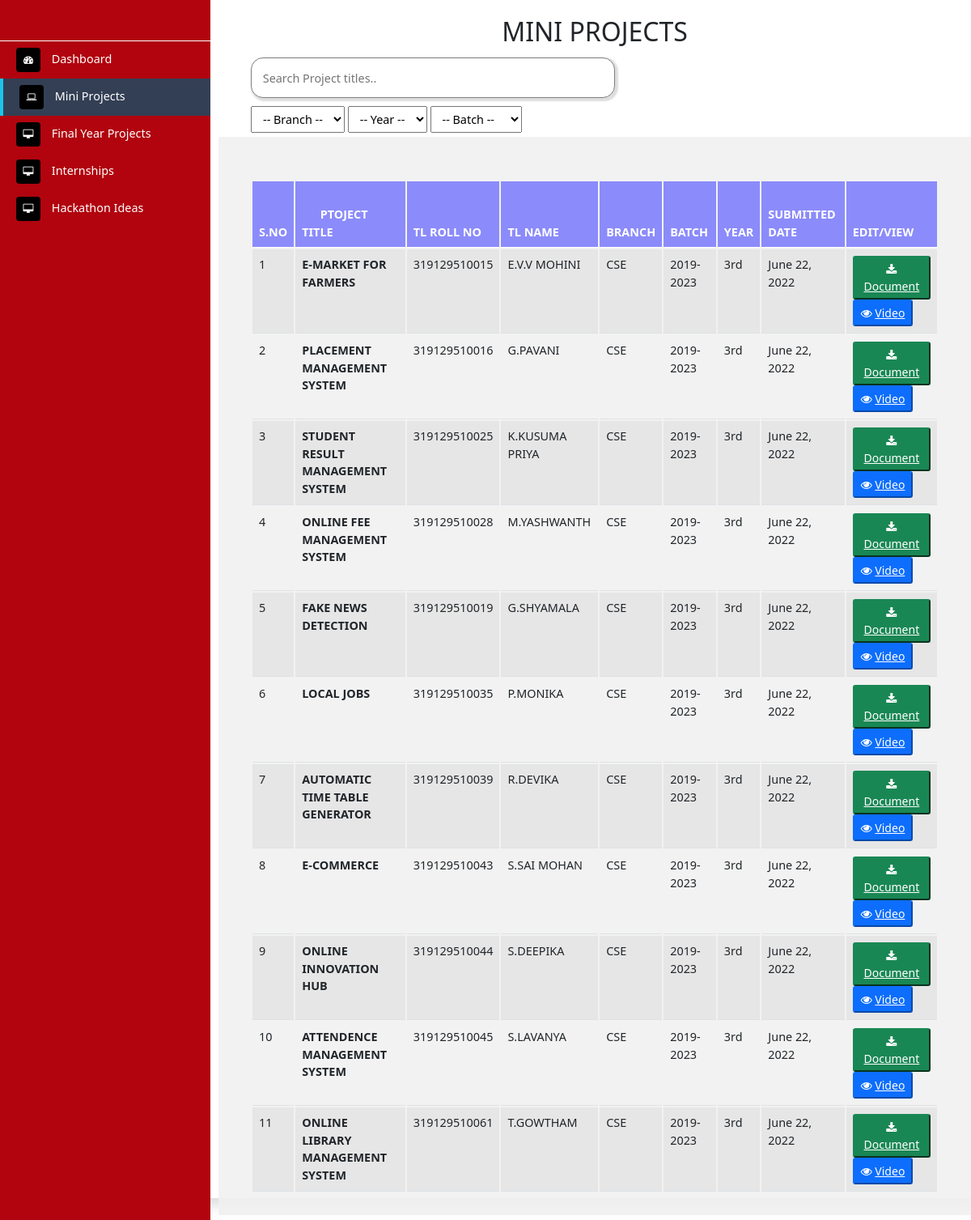
The app's page /projects/mini_projects with its own data.
### projects/models.py (models this page shows)
class Project(models.Model):
    roll_no = models.CharField(max_length=12)
    name = models.CharField(max_length=100)
    branch = models.CharField(choices=BRANCHES, max_length=20)
    batch = models.CharField(choices=BATCHES, max_length=20, null=True, blank=True)
    category = models.CharField(choices=CATEGORY, max_length=20)
    year = models.CharField(max_length=10)
    project_title = models.CharField(max_length=100)
    description = models.TextField(max_length=500)
    document = models.CharField(max_length=100)
    video = models.CharField(max_length=200,null=True)
    date_created = models.DateField(auto_now_add=True, null=True)

### projects/views.py (the view)
# urls.py: path('mini_projects', views.miniProjects, name='miniProjects'),
def miniProjects(request):
    projects = Project.objects.filter(category="MINI_PROJECT")
    context = {'projects': projects}
    return render(request, 'mini_projects.html', context)

### templates/mini_projects.html (shortened to what this page needs)
{% extends 'baseDashboard.html' %}
{% load static %}
{% block content %}
<h2 style="text-align:center;">MINI PROJECTS</h2>
<div class="search">
    <input type="text" id="myInput" onkeyup="myFunction()" placeholder=" Search Project titles.." title="Type in a name">
</div>
<div class="filter">
    <select name="branch" class='branch' id="branch" data-attribute="class">
        <option value="">-- Branch --</option>
    </select>
    <select name="year" class='year' id="year" data-attribute="class">
        <option value="">-- Year --</option>
    </select>
    <select name="Batch" class="Batch" id="Batch">
      <option value="">-- Batch --</option>
  </select>
</div>
<div class="cont2">
 <table class="table mt-5 table-striped" id="myTable">
   <thead class="text-white">
     <tr style="background-color: rgba(93, 93, 255, 0.692);">
      <th scope="col"><b>S.NO</b></th>
       <th scope="col"><b>&nbsp; &nbsp; &nbsp; &nbsp; &nbsp;&nbsp;&nbsp; &nbsp; &nbsp;&nbsp;&nbsp;&nbsp;&nbsp;&nbsp;PTOJECT TITLE</b></th>
       <th scope="col"><b>TL ROLL NO</b></th>
       <th scope="col"><b>TL NAME</b></th>
       <th scope="col"><b>BRANCH</b></th>
       <th scope="col"><b>BATCH</b></th>
       <th scope="col"><b>YEAR</b></th>
       <th scope="col"><b>SUBMITTED DATE </b></th>
       <th scope="col"><b>EDIT/VIEW</b></th>
     </tr>
   </thead>
   <tbody>
     {% for p in projects %}
     <tr>
      <td></td>
       <td scope="row"> <b> {{p.project_title}} </b> </td>
       <td>{{p.roll_no}}</td>
       <td>{{p.name}}</td>
       <td>{{p.branch}}</td>
       <td>{{p.batch}}</td>
       <td>{{p.year}}</td>
       <td>{{p.date_created}}</td>
       <td>
       <button class="btn-sm btn-success"> <i class="fa fa-download" aria-hidden="true"></i> <a style="color: white;" href="{{p.document}}"target="_blank">Document </a></button >
       <button class="btn-sm btn-primary"> <i class="fa fa-eye"></i>  <a style="color: white;" href="{{p.video}}" target="_blank">Video</a></button>
       </td>
     </tr>
     {% endfor %}
   </tbody>
 </table>
</div>
</main>
</div>
</body>
</html>
{% endblock content %}

### templates/baseDashboard.html (shortened to what this page needs)
{% load static %}
<!DOCTYPE html>
<html lang="en">
<head>
    <link rel="stylesheet" href="https://stackpath.bootstrapcdn.com/font-awesome/4.7.0/css/font-awesome.min.css">
      <link href="https://cdn.jsdelivr.net/npm/bootstrap@5.1.0/dist/css/bootstrap.min.css" rel="stylesheet">
    <link href="https://unpkg.com/aos@2.3.1/dist/aos.css" rel="stylesheet">
    <link rel="stylesheet" href="{% static 'css/style.css' %}">
    <link rel="stylesheet" href="{% static 'css/index.css' %}">
</head>
<body>
    <div class="page-wrapper chiller-theme toggled shadow">
      <nav id="sidebar" class="sidebar-wrapper">
        <div class="sidebar-content">
          <div class="sidebar-brand">
          </div>
            <div class="sidebar-menu">
                <div class="sidebar-menu1">
                    <ul>
                      <li class="nav-item {% if 'dashboard' in request.path %} active {% endif %}">
                        <a href="{% url 'dashboard' %}"> <i class="fa fa-tachometer"></i>
                        <span>Dashboard</span>
                        </a>
                    </li>
                    <li class="nav-item {% if 'mini_projects' in request.path %} active {% endif %} ">
                      <a href="{% url 'miniProjects' %}"> <i class="fa fa-laptop"></i>
                        <span>Mini Projects</span>
                        </a>
                    </li>
                    <li class="nav-item {% if 'final' in request.path %} active {% endif %}">
                      <a href="{% url 'finalProjects' %}"> <i class="fa fa-desktop"></i>
                        <span>Final Year Projects</span>
                        </a>
                    </li>
                    <li class="nav-item {% if 'intern' in request.path %} active {% endif %}">
                      <a href="{% url 'internship' %}"> <i class="fa fa-desktop"></i>
                        <span>Internships</span>
                        </a>
                    </li>
                    <li class="nav-item {% if 'hackathon' in request.path %} active {% endif %}">
                      <a href="{% url 'hackathon' %}"> <i class="fa fa-desktop"></i>
                        <span>Hackathon Ideas</span>
                        </a>
                    </li>
                    </ul>
                </div>
            </div>
        </div>
      </nav>
        <main class="page-content">
          {% block content %}
          {% endblock content %}
    </body>
</html>

### static/css/style.css (style rules this page uses)
body { font-size: 0.9rem; }
.page-wrapper .sidebar-wrapper, .sidebar-wrapper .sidebar-brand > a, .sidebar-wrapper .sidebar-dropdown > a:after, .sidebar-wrapper .sidebar-menu .sidebar-dropdown .sidebar-submenu li a:before, .sidebar-wrapper ul li a i, .page-wrapper .page-content, .sidebar-wrapper .sidebar-search input.search-menu, .sidebar-wrapper .sidebar-search .input-group-text, .sidebar-wrapper .sidebar-menu ul li a, #show-sidebar, #close-sidebar { -webkit-transition: all 0.3s ease; -moz-transition: all 0.3s ease; -ms-transition: all 0.3s ease; -o-transition: all 0.3s ease; transition: all 0.3s ease; }
.page-wrapper { height: 100vh; }
.page-wrapper.toggled .sidebar-wrapper { background-color: #B1040E; left: 0px; }
@media screen and (min-width: 768px) { .page-wrapper.toggled .page-content { padding-left: 270px; } }
.sidebar-wrapper { width: 260px; height: 100%; max-height: 100%; position: fixed; top: 0; left: -300px; z-index: 999; }
.sidebar-wrapper ul { list-style-type: none; padding: 0; margin: 0; }
.sidebar-wrapper a { text-decoration: none; }
.sidebar-content { max-height: calc(100% - 30px); height: calc(100% - 30px); overflow-y: auto; position: relative; }
.sidebar-wrapper .sidebar-brand { padding: 25px 80px; display: flex; align-items: center; }
.page-content { padding: none; }
#myInput { width: 450px; height: 50px; border-radius: 15px; }
.page-content .cont2 { background-color: rgba(240, 240, 240, 0.87); width: 100%; height: 90vh; }
.sidebar-wrapper .sidebar-menu { display: flex; flex-direction: column; justify-content: space-between; padding-bottom: 10px; }
.sidebar-wrapper .sidebar-menu ul li a { display: inline-block; width: 100%; text-decoration: none; position: relative; padding: 8px 30px 8px 20px; }
.sidebar-wrapper .sidebar-menu ul li a i { margin-right: 10px; font-size: 12px; width: 30px; height: 30px; line-height: 30px; text-align: center; border-radius: 4px; }
.page-wrapper .page-content { display: inline-block; width: 100%; padding-left: 0px; padding-top: 20px; }
.page-wrapper .page-content > div { padding: 5px 40px; }
.page-wrapper .page-content { overflow-x: hidden; }
.chiller-theme .sidebar-wrapper { background: #3F4D67; }
.chiller-theme .sidebar-wrapper .sidebar-header, .chiller-theme .sidebar-wrapper .sidebar-search, .chiller-theme .sidebar-wrapper .sidebar-menu { border-top: 1px solid white; }
.chiller-theme .sidebar-wrapper .sidebar-header .user-info .user-role, .chiller-theme .sidebar-wrapper .sidebar-header .user-info .user-status, .chiller-theme .sidebar-wrapper .sidebar-search input.search-menu, .chiller-theme .sidebar-wrapper .sidebar-search .input-group-text, .chiller-theme .sidebar-wrapper .sidebar-brand>a, .chiller-theme .sidebar-wrapper .sidebar-menu ul li a, .chiller-theme .sidebar-footer>a { color: white; }
.chiller-theme .sidebar-wrapper .sidebar-menu ul li a i, .chiller-theme .sidebar-wrapper .sidebar-menu .sidebar-dropdown div, .chiller-theme .sidebar-wrapper .sidebar-search input.search-menu, .chiller-theme .sidebar-wrapper .sidebar-search .input-group-text { background: black; }
.sidebar-menu .active { border-left: 4px solid #1DC4E9; background: #333F54; }

### static/css/index.css (style rules this page uses)
* { margin: 0; padding: 0; box-sizing: border-box; }
body { counter-reset: Serial; }
table { border-collapse: separate; }
tr td:first-child:before { counter-increment: Serial; content: counter(Serial); }
.search input { border: 1px solid gray; border-radius: 5px; box-shadow: 2px 2px 2px 2px #00000022; padding: 0 10px; }
.filter select { padding: 5px 10px; }

### records on screen
Project: project_title "E-MARKET FOR FARMERS", roll_no "319129510015", name "E.V.V MOHINI", branch "CSE", batch "2019-2023", year "3rd", date_created "June 22, 2022"
Project: project_title "PLACEMENT MANAGEMENT SYSTEM", roll_no "319129510016", name "G.PAVANI", branch "CSE", batch "2019-2023", year "3rd", date_created "June 22, 2022"
Project: project_title "STUDENT RESULT MANAGEMENT SYSTEM", roll_no "319129510025", name "K.KUSUMA PRIYA", branch "CSE", batch "2019-2023", year "3rd", date_created "June 22, 2022"
Project: project_title "ONLINE FEE MANAGEMENT SYSTEM", roll_no "319129510028", name "M.YASHWANTH", branch "CSE", batch "2019-2023", year "3rd", date_created "June 22, 2022"
Project: project_title "FAKE NEWS DETECTION", roll_no "319129510019", name "G.SHYAMALA", branch "CSE", batch "2019-2023", year "3rd", date_created "June 22, 2022"
Project: project_title "LOCAL JOBS", roll_no "319129510035", name "P.MONIKA", branch "CSE", batch "2019-2023", year "3rd", date_created "June 22, 2022"
Project: project_title "AUTOMATIC TIME TABLE GENERATOR", roll_no "319129510039", name "R.DEVIKA", branch "CSE", batch "2019-2023", year "3rd", date_created "June 22, 2022"
Project: project_title "E-COMMERCE", roll_no "319129510043", name "S.SAI MOHAN", branch "CSE", batch "2019-2023", year "3rd", date_created "June 22, 2022"
Project: project_title "ONLINE INNOVATION HUB", roll_no "319129510044", name "S.DEEPIKA", branch "CSE", batch "2019-2023", year "3rd", date_created "June 22, 2022"
Project: project_title "ATTENDENCE MANAGEMENT SYSTEM", roll_no "319129510045", name "S.LAVANYA", branch "CSE", batch "2019-2023", year "3rd", date_created "June 22, 2022"
Project: project_title "ONLINE LIBRARY MANAGEMENT SYSTEM", roll_no "319129510061", name "T.GOWTHAM", branch "CSE", batch "2019-2023", year "3rd", date_created "June 22, 2022"
